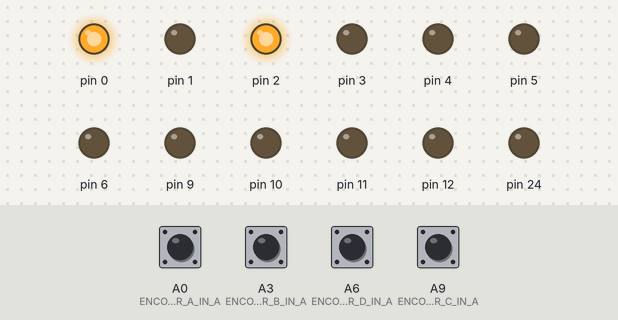
Recording of a program running on a simulated Teensy 4. On the bench: output pins drawn as LEDs (lit = HIGH). The inputs (shaded band) are chosen by the test bench; at power-on: A0 (ENCODER_A_IN_A), A3 (ENCODER_B_IN_A), A6 (ENCODER_D_IN_A), A9 (ENCODER_C_IN_A) HIGH. What the program prints to the serial monitor is not drawn.

Above: at 0.1 s.
Timing chart, 0 to 1.6 s (numbered marks = the images above):
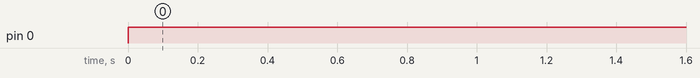

Measured:
- by itself, pin 0: LOW → HIGH at 0.00 s

The program:

main.cpp
```cpp
#include <Arduino.h>
#include "robot.h"
#include "motor.h"
#include "init.h"

void setup()
{
    Serial.begin(115200);
    PinModeMotor();
}

void loop()
{
    // สั่งจ่าย PWM 300 (จาก 1023) ให้ MotorA หมุน
    MotorA.drive(1023);

    // แสดงผลค่า RPM ของ MotorA ผ่าน Serial Monitor
    Serial.print("MotorA RPM: ");
    Serial.println(MotorA.CurrentRPM);

    delay(10);
}
```

init.h
```cpp
#pragma once

void PinModeMotor();
```

motor.h
```cpp
#pragma once
#include <Arduino.h>

class Motor
{
private:
    ////////////////////////////////////// Motor Pin
    uint8_t MotorIN_A;   // IN Motor A
    uint8_t MotorIN_B;   // IN Motor B
    uint8_t MotorPWM;    // PWM
    uint8_t EncoderIN_A; // IN Encoder A
    uint8_t EncoderIN_B; // IN Encoder B
    uint16_t ppr;        // PPR Encoder
    ////////////////////////////////////// Motor Pin

    ////////////////////////////////////////////////////////// Encder Variable

    // func ISR
    volatile uint32_t DeltaTime = 0;    // คาบเวลา pulse To pulse
    volatile uint32_t PrevTime = 0;     // เวลาที่ pulse ก่อนหน้า
    volatile int8_t MotorDirection = 0; // ทิศทางการหมุนของมอเตอร์
    volatile int32_t EncoderCount = 0;  // จำนวน pulse encoder

    // func ReadRPM
    int32_t PrevEncoderCount = 0; // จำนวน pulse encoder ก่อนหน้า
    uint8_t Counter = 0;          // Counter ใช้นับว่ามอเตอร์หยุดไปนานแค่ไหน
    uint8_t MaxCounter = 30;      // จำนวน Counter ที่จะตัดว่าเมื่อไหร่มอเตอร์หยุดแล้ว ค่ายิ่งมาก RPMจะเป็น 0 ช้า ค่าน้อยรอบต่ำๆ RPM จะจับมอเตอร์เป็น 0 บ่อย
    ////////////////////////////////////////////////////////// Encder Variable

public:
    volatile int16_t CurrentRPM = 0;
    void setPin(uint8_t inA, uint8_t inB, uint8_t pwm, uint8_t encA, uint8_t encB, uint16_t motorPPR);
    void drive(int16_t speed);
    void ISREncoder();
    void ReadRPM();
};
extern Motor MotorA, MotorB, MotorC, MotorD;

void updateAllRPM(); // ฟังก์ชันที่จะเอาไปผูกกับ IntervalTimer
```

robot.h
```cpp
#pragma once
```

init.cpp
```cpp
#include "motor.h"
#include "robot.h"
#include "init.h"

IntervalTimer encoderTimer;

///////////////////////// Pin Motor A
#define MOTOR_A_DIR_1 2
#define MOTOR_A_DIR_2 1
#define MOTOR_A_PWM 0

#define ENCODER_A_IN_A 14
#define ENCODER_A_IN_B 15

///////////////////////// Pin Motor B
#define MOTOR_B_DIR_1 4
#define MOTOR_B_DIR_2 5
#define MOTOR_B_PWM 3

#define ENCODER_B_IN_A 17
#define ENCODER_B_IN_B 16

///////////////////////// Pin Motor C
#define MOTOR_C_DIR_1 24
#define MOTOR_C_DIR_2 12
#define MOTOR_C_PWM 11

#define ENCODER_C_IN_A 23
#define ENCODER_C_IN_B 22

///////////////////////// Pin Motor D
#define MOTOR_D_DIR_1 9
#define MOTOR_D_DIR_2 10
#define MOTOR_D_PWM 6

#define ENCODER_D_IN_A 20
#define ENCODER_D_IN_B 21

// PPR Motor
#define PPR 370


void PinModeMotor()
{
    // Settings analogWrite Resolution To 10 Bit
    analogWriteResolution(10);

    // SetPin & PinMode
    MotorA.setPin(MOTOR_A_DIR_1, MOTOR_A_DIR_2, MOTOR_A_PWM, ENCODER_A_IN_A, ENCODER_A_IN_B, PPR);
    MotorB.setPin(MOTOR_B_DIR_1, MOTOR_B_DIR_2, MOTOR_B_PWM, ENCODER_B_IN_A, ENCODER_B_IN_B, PPR);
    MotorC.setPin(MOTOR_C_DIR_1, MOTOR_C_DIR_2, MOTOR_C_PWM, ENCODER_C_IN_A, ENCODER_C_IN_B, PPR);
    MotorD.setPin(MOTOR_D_DIR_1, MOTOR_D_DIR_2, MOTOR_D_PWM, ENCODER_D_IN_A, ENCODER_D_IN_B, PPR);

    // Attach Interrupt สำหรับอ่าน Encoder
    attachInterrupt(digitalPinToInterrupt(ENCODER_A_IN_A), []()
                    { MotorA.ISREncoder(); }, RISING);
    attachInterrupt(digitalPinToInterrupt(ENCODER_B_IN_A), []()
                    { MotorB.ISREncoder(); }, RISING);
    attachInterrupt(digitalPinToInterrupt(ENCODER_C_IN_A), []()
                    { MotorC.ISREncoder(); }, RISING);
    attachInterrupt(digitalPinToInterrupt(ENCODER_D_IN_A), []()
                    { MotorD.ISREncoder(); }, RISING);

    // ตั้งเวลาอ่านค่า RPM ทุกๆ 1000 us (1 ms)
    encoderTimer.begin(updateAllRPM, 1000);
}
```

motor.cpp
```cpp
#include "motor.h"
#include "robot.h"
// สร้าง Object ของมอเตอร์ทั้ง 4 ตัว
Motor MotorA, MotorB, MotorC, MotorD;

// ฟังก์ชันตั้งค่าขาและสั่ง pinMode
void Motor::setPin(uint8_t inA, uint8_t inB, uint8_t pwm, uint8_t encA, uint8_t encB, uint16_t motorPPR)
{
    MotorIN_A = inA;
    MotorIN_B = inB;
    MotorPWM = pwm;
    EncoderIN_A = encA;
    EncoderIN_B = encB;
    ppr = motorPPR;

    pinMode(MotorIN_A, OUTPUT);
    pinMode(MotorIN_B, OUTPUT);
    pinMode(MotorPWM, OUTPUT);
    pinMode(EncoderIN_A, INPUT_PULLUP);
    pinMode(EncoderIN_B, INPUT_PULLUP);
}

// ฟังก์ชันสั่งหมุนมอเตอร์ (-1023 ถึง 1023)
void Motor::drive(int16_t speed)
{
    speed = constrain(speed, -1023, 1023);
    if (speed > 0)
    {
        digitalWrite(MotorIN_A, HIGH);
        digitalWrite(MotorIN_B, LOW);
        analogWrite(MotorPWM, speed);
    }
    else if (speed < 0)
    {
        digitalWrite(MotorIN_A, LOW);
        digitalWrite(MotorIN_B, HIGH);
        analogWrite(MotorPWM, -speed);
    }
    else
    {
        digitalWrite(MotorIN_A, LOW);
        digitalWrite(MotorIN_B, LOW);
        analogWrite(MotorPWM, 0);
    }
}

void Motor::ISREncoder()
{
    uint32_t CurrentTime = micros();
    DeltaTime = CurrentTime - PrevTime;
    PrevTime = CurrentTime;
    if (digitalReadFast(EncoderIN_B) == LOW)
    {
        MotorDirection = 1; // Direction +
        EncoderCount++;
    }
    else
    {
        MotorDirection = -1; // Direction -
        EncoderCount--;
    }
}

void Motor::ReadRPM()
{
    if (EncoderCount == PrevEncoderCount)
    {
        if (Counter < MaxCounter)
            Counter++; // นับว่ามอเตอร์หยุดไปกี่รอบ loop แล้ว
    }
    else
    {
        Counter = 0; // reset Counter
    }
    PrevEncoderCount = EncoderCount;

    if (Counter < MaxCounter && DeltaTime > 0)
    {
        CurrentRPM = (int16_t)((60000000UL / (DeltaTime * ppr)) * MotorDirection);
    }
    else
    {
        CurrentRPM = 0;
        MotorDirection = 0;
    }
}
void updateAllRPM() // ฟังก์ชันที่จะเอาไปผูกกับ IntervalTimer
{
    MotorA.ReadRPM();
    MotorB.ReadRPM();
    MotorC.ReadRPM();
    MotorD.ReadRPM();
}
```
